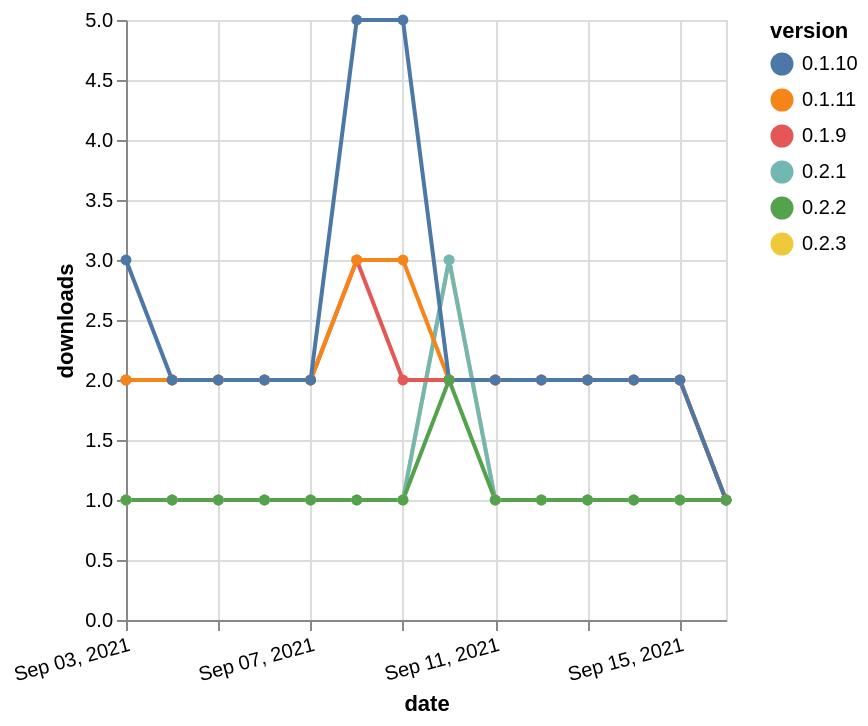

Source (Vega-Lite JSON):
### Vega-Lite specification from a JSON file in a GitHub repository (floating-point values rounded to 4 significant figures)
{"$schema": "https://vega.github.io/schema/vega-lite/v5.json", "description": "A simple bar chart with embedded data.", "data": {"values": [{"date": "2021-09-03", "total": 386, "delta": 1, "version": "0.2.3"}, {"date": "2021-09-04", "total": 387, "delta": 1, "version": "0.2.3"}, {"date": "2021-09-05", "total": 388, "delta": 1, "version": "0.2.3"}, {"date": "2021-09-06", "total": 389, "delta": 1, "version": "0.2.3"}, {"date": "2021-09-07", "total": 390, "delta": 1, "version": "0.2.3"}, {"date": "2021-09-08", "total": 391, "delta": 1, "version": "0.2.3"}, {"date": "2021-09-09", "total": 392, "delta": 1, "version": "0.2.3"}, {"date": "2021-09-10", "total": 395, "delta": 3, "version": "0.2.3"}, {"date": "2021-09-11", "total": 396, "delta": 1, "version": "0.2.3"}, {"date": "2021-09-12", "total": 397, "delta": 1, "version": "0.2.3"}, {"date": "2021-09-13", "total": 398, "delta": 1, "version": "0.2.3"}, {"date": "2021-09-14", "total": 399, "delta": 1, "version": "0.2.3"}, {"date": "2021-09-15", "total": 400, "delta": 1, "version": "0.2.3"}, {"date": "2021-09-16", "total": 401, "delta": 1, "version": "0.2.3"}, {"date": "2021-09-03", "total": 298, "delta": 1, "version": "0.2.1"}, {"date": "2021-09-04", "total": 299, "delta": 1, "version": "0.2.1"}, {"date": "2021-09-05", "total": 300, "delta": 1, "version": "0.2.1"}, {"date": "2021-09-06", "total": 301, "delta": 1, "version": "0.2.1"}, {"date": "2021-09-07", "total": 302, "delta": 1, "version": "0.2.1"}, {"date": "2021-09-08", "total": 303, "delta": 1, "version": "0.2.1"}, {"date": "2021-09-09", "total": 304, "delta": 1, "version": "0.2.1"}, {"date": "2021-09-10", "total": 307, "delta": 3, "version": "0.2.1"}, {"date": "2021-09-11", "total": 308, "delta": 1, "version": "0.2.1"}, {"date": "2021-09-12", "total": 309, "delta": 1, "version": "0.2.1"}, {"date": "2021-09-13", "total": 310, "delta": 1, "version": "0.2.1"}, {"date": "2021-09-14", "total": 311, "delta": 1, "version": "0.2.1"}, {"date": "2021-09-15", "total": 312, "delta": 1, "version": "0.2.1"}, {"date": "2021-09-16", "total": 313, "delta": 1, "version": "0.2.1"}, {"date": "2021-09-03", "total": 2237, "delta": 2, "version": "0.1.9"}, {"date": "2021-09-04", "total": 2239, "delta": 2, "version": "0.1.9"}, {"date": "2021-09-05", "total": 2241, "delta": 2, "version": "0.1.9"}, {"date": "2021-09-06", "total": 2243, "delta": 2, "version": "0.1.9"}, {"date": "2021-09-07", "total": 2245, "delta": 2, "version": "0.1.9"}, {"date": "2021-09-08", "total": 2248, "delta": 3, "version": "0.1.9"}, {"date": "2021-09-09", "total": 2250, "delta": 2, "version": "0.1.9"}, {"date": "2021-09-10", "total": 2252, "delta": 2, "version": "0.1.9"}, {"date": "2021-09-11", "total": 2254, "delta": 2, "version": "0.1.9"}, {"date": "2021-09-12", "total": 2256, "delta": 2, "version": "0.1.9"}, {"date": "2021-09-13", "total": 2258, "delta": 2, "version": "0.1.9"}, {"date": "2021-09-14", "total": 2260, "delta": 2, "version": "0.1.9"}, {"date": "2021-09-15", "total": 2262, "delta": 2, "version": "0.1.9"}, {"date": "2021-09-16", "total": 2263, "delta": 1, "version": "0.1.9"}, {"date": "2021-09-03", "total": 1998, "delta": 2, "version": "0.1.11"}, {"date": "2021-09-04", "total": 2000, "delta": 2, "version": "0.1.11"}, {"date": "2021-09-05", "total": 2002, "delta": 2, "version": "0.1.11"}, {"date": "2021-09-06", "total": 2004, "delta": 2, "version": "0.1.11"}, {"date": "2021-09-07", "total": 2006, "delta": 2, "version": "0.1.11"}, {"date": "2021-09-08", "total": 2009, "delta": 3, "version": "0.1.11"}, {"date": "2021-09-09", "total": 2012, "delta": 3, "version": "0.1.11"}, {"date": "2021-09-10", "total": 2014, "delta": 2, "version": "0.1.11"}, {"date": "2021-09-11", "total": 2016, "delta": 2, "version": "0.1.11"}, {"date": "2021-09-12", "total": 2018, "delta": 2, "version": "0.1.11"}, {"date": "2021-09-13", "total": 2020, "delta": 2, "version": "0.1.11"}, {"date": "2021-09-14", "total": 2022, "delta": 2, "version": "0.1.11"}, {"date": "2021-09-15", "total": 2024, "delta": 2, "version": "0.1.11"}, {"date": "2021-09-16", "total": 2025, "delta": 1, "version": "0.1.11"}, {"date": "2021-09-03", "total": 2810, "delta": 3, "version": "0.1.10"}, {"date": "2021-09-04", "total": 2812, "delta": 2, "version": "0.1.10"}, {"date": "2021-09-05", "total": 2814, "delta": 2, "version": "0.1.10"}, {"date": "2021-09-06", "total": 2816, "delta": 2, "version": "0.1.10"}, {"date": "2021-09-07", "total": 2818, "delta": 2, "version": "0.1.10"}, {"date": "2021-09-08", "total": 2823, "delta": 5, "version": "0.1.10"}, {"date": "2021-09-09", "total": 2828, "delta": 5, "version": "0.1.10"}, {"date": "2021-09-10", "total": 2830, "delta": 2, "version": "0.1.10"}, {"date": "2021-09-11", "total": 2832, "delta": 2, "version": "0.1.10"}, {"date": "2021-09-12", "total": 2834, "delta": 2, "version": "0.1.10"}, {"date": "2021-09-13", "total": 2836, "delta": 2, "version": "0.1.10"}, {"date": "2021-09-14", "total": 2838, "delta": 2, "version": "0.1.10"}, {"date": "2021-09-15", "total": 2840, "delta": 2, "version": "0.1.10"}, {"date": "2021-09-16", "total": 2841, "delta": 1, "version": "0.1.10"}, {"date": "2021-09-03", "total": 179, "delta": 1, "version": "0.2.2"}, {"date": "2021-09-04", "total": 180, "delta": 1, "version": "0.2.2"}, {"date": "2021-09-05", "total": 181, "delta": 1, "version": "0.2.2"}, {"date": "2021-09-06", "total": 182, "delta": 1, "version": "0.2.2"}, {"date": "2021-09-07", "total": 183, "delta": 1, "version": "0.2.2"}, {"date": "2021-09-08", "total": 184, "delta": 1, "version": "0.2.2"}, {"date": "2021-09-09", "total": 185, "delta": 1, "version": "0.2.2"}, {"date": "2021-09-10", "total": 187, "delta": 2, "version": "0.2.2"}, {"date": "2021-09-11", "total": 188, "delta": 1, "version": "0.2.2"}, {"date": "2021-09-12", "total": 189, "delta": 1, "version": "0.2.2"}, {"date": "2021-09-13", "total": 190, "delta": 1, "version": "0.2.2"}, {"date": "2021-09-14", "total": 191, "delta": 1, "version": "0.2.2"}, {"date": "2021-09-15", "total": 192, "delta": 1, "version": "0.2.2"}, {"date": "2021-09-16", "total": 193, "delta": 1, "version": "0.2.2"}]}, "width": "container", "mark": {"type": "line", "point": {"filled": true}}, "encoding": {"x": {"field": "date", "type": "temporal", "timeUnit": "yearmonthdate", "title": "date", "axis": {"labelAngle": -15}}, "y": {"field": "delta", "type": "quantitative", "title": "downloads"}, "color": {"field": "version", "type": "nominal"}, "tooltip": {"field": "delta"}}}
